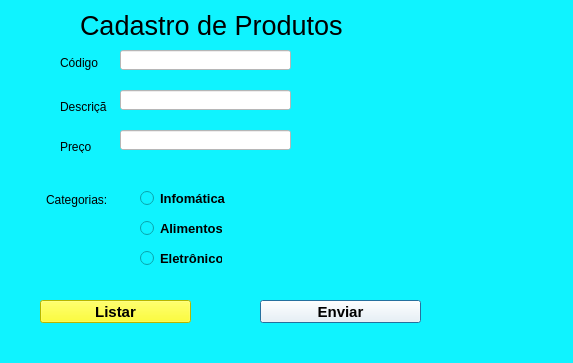
<?xml version="1.0" encoding="UTF-8"?>
<ui version="4.0">
 <class>Dialog</class>
 <widget class="QDialog" name="Dialog">
  <property name="geometry">
   <rect>
    <x>0</x>
    <y>0</y>
    <width>573</width>
    <height>363</height>
   </rect>
  </property>
  <property name="windowTitle">
   <string>Dialog</string>
  </property>
  <property name="styleSheet">
   <string notr="true">
background-color: rgb(15, 243, 255);</string>
  </property>
  <widget class="QLabel" name="label">
   <property name="geometry">
    <rect>
     <x>80</x>
     <y>10</y>
     <width>281</width>
     <height>31</height>
    </rect>
   </property>
   <property name="font">
    <font>
     <pointsize>20</pointsize>
    </font>
   </property>
   <property name="text">
    <string>Cadastro de Produtos </string>
   </property>
  </widget>
  <widget class="QLabel" name="label_2">
   <property name="geometry">
    <rect>
     <x>60</x>
     <y>53</y>
     <width>47</width>
     <height>20</height>
    </rect>
   </property>
   <property name="text">
    <string>Código</string>
   </property>
  </widget>
  <widget class="QLabel" name="label_3">
   <property name="geometry">
    <rect>
     <x>60</x>
     <y>100</y>
     <width>47</width>
     <height>13</height>
    </rect>
   </property>
   <property name="text">
    <string>Descrição</string>
   </property>
  </widget>
  <widget class="QLabel" name="label_4">
   <property name="geometry">
    <rect>
     <x>60</x>
     <y>140</y>
     <width>47</width>
     <height>13</height>
    </rect>
   </property>
   <property name="text">
    <string>Preço</string>
   </property>
  </widget>
  <widget class="QLineEdit" name="lineEdit">
   <property name="geometry">
    <rect>
     <x>120</x>
     <y>50</y>
     <width>171</width>
     <height>20</height>
    </rect>
   </property>
   <property name="styleSheet">
    <string notr="true">background-color: rgb(255, 255, 255);</string>
   </property>
  </widget>
  <widget class="QLineEdit" name="lineEdit_2">
   <property name="geometry">
    <rect>
     <x>120</x>
     <y>90</y>
     <width>171</width>
     <height>20</height>
    </rect>
   </property>
   <property name="styleSheet">
    <string notr="true">background-color: rgb(255, 255, 255);</string>
   </property>
  </widget>
  <widget class="QLineEdit" name="lineEdit_3">
   <property name="geometry">
    <rect>
     <x>120</x>
     <y>130</y>
     <width>171</width>
     <height>20</height>
    </rect>
   </property>
   <property name="styleSheet">
    <string notr="true">background-color: rgb(255, 255, 255);</string>
   </property>
  </widget>
  <widget class="QRadioButton" name="radioButton">
   <property name="geometry">
    <rect>
     <x>140</x>
     <y>190</y>
     <width>101</width>
     <height>17</height>
    </rect>
   </property>
   <property name="font">
    <font>
     <pointsize>10</pointsize>
     <weight>75</weight>
     <bold>true</bold>
    </font>
   </property>
   <property name="text">
    <string>Infomática</string>
   </property>
  </widget>
  <widget class="QRadioButton" name="radioButton_2">
   <property name="geometry">
    <rect>
     <x>140</x>
     <y>220</y>
     <width>82</width>
     <height>17</height>
    </rect>
   </property>
   <property name="font">
    <font>
     <pointsize>10</pointsize>
     <weight>75</weight>
     <bold>true</bold>
    </font>
   </property>
   <property name="text">
    <string>Alimentos</string>
   </property>
  </widget>
  <widget class="QRadioButton" name="radioButton_3">
   <property name="geometry">
    <rect>
     <x>140</x>
     <y>250</y>
     <width>82</width>
     <height>17</height>
    </rect>
   </property>
   <property name="font">
    <font>
     <pointsize>10</pointsize>
     <weight>75</weight>
     <bold>true</bold>
    </font>
   </property>
   <property name="text">
    <string>Eletrônicos </string>
   </property>
  </widget>
  <widget class="QLabel" name="label_5">
   <property name="geometry">
    <rect>
     <x>46</x>
     <y>190</y>
     <width>61</width>
     <height>20</height>
    </rect>
   </property>
   <property name="text">
    <string>Categorias: </string>
   </property>
  </widget>
  <widget class="QPushButton" name="pushButton">
   <property name="geometry">
    <rect>
     <x>260</x>
     <y>300</y>
     <width>161</width>
     <height>23</height>
    </rect>
   </property>
   <property name="font">
    <font>
     <pointsize>11</pointsize>
     <weight>75</weight>
     <bold>true</bold>
    </font>
   </property>
   <property name="styleSheet">
    <string notr="true">background-color: rgb(255, 255, 255);</string>
   </property>
   <property name="text">
    <string>Enviar</string>
   </property>
  </widget>
  <widget class="QPushButton" name="pushButton_2">
   <property name="geometry">
    <rect>
     <x>40</x>
     <y>300</y>
     <width>151</width>
     <height>23</height>
    </rect>
   </property>
   <property name="font">
    <font>
     <pointsize>11</pointsize>
     <weight>75</weight>
     <bold>true</bold>
    </font>
   </property>
   <property name="styleSheet">
    <string notr="true">
background-color: rgb(255, 255, 0);</string>
   </property>
   <property name="text">
    <string>Listar</string>
   </property>
  </widget>
 </widget>
 <resources/>
 <connections/>
</ui>
